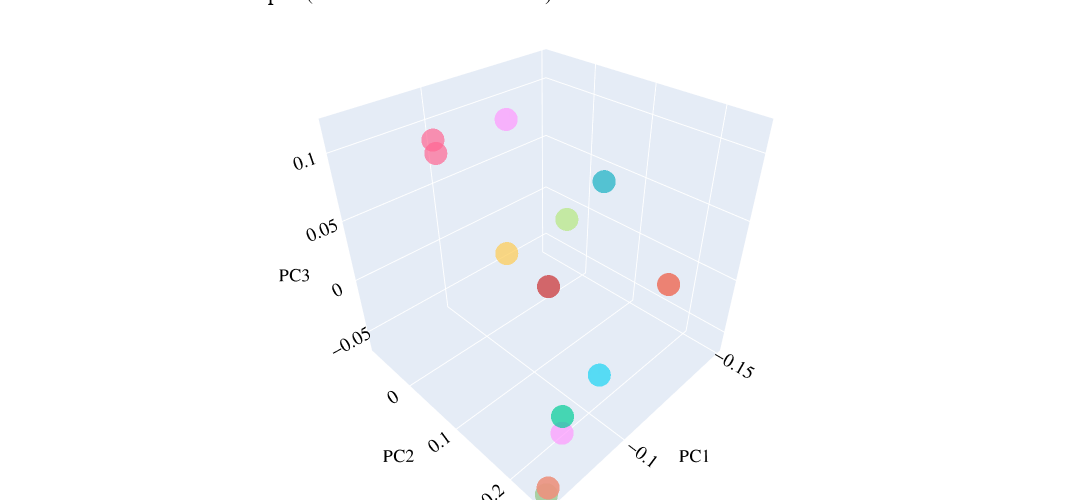

This figure's notebook cell:
### Markdown cell above
matches (sources - targets) should be closer if we color them the same

### Code cell
plot_pca(pcs=stacked_pcs[:20], colors=individual_names[:20], names=individual_names[:20], title="PCA of 20 matched examples (same colors should be closer)")

### Figure 1 — Plotly figure (JSON) as saved in the notebook; plotly's stock layout.template omitted (floating-point values rounded to 4 significant figures)
{"data": [{"hovertemplate": "<b>%{hovertext}</b><br><br>color=query: Sodium [Moles/volume] in Body fluid<br>PC1=%{x}<br>PC2=%{y}<br>PC3=%{z}<extra></extra>", "hovertext": ["query: Sodium [Moles/volume] in Body fluid"], "legendgroup": "query: Sodium [Moles/volume] in Body fluid", "marker": {"color": "#636efa", "opacity": 0.7, "symbol": "circle"}, "mode": "markers", "name": "query: Sodium [Moles/volume] in Body fluid", "scene": "scene", "showlegend": true, "type": "scatter3d", "x": [-0.07006], "y": [0.2472], "z": [-0.0633]}, {"hovertemplate": "<b>%{hovertext}</b><br><br>color=query: Prothrombin time<br>PC1=%{x}<br>PC2=%{y}<br>PC3=%{z}<extra></extra>", "hovertext": ["query: Prothrombin time"], "legendgroup": "query: Prothrombin time", "marker": {"color": "#EF553B", "opacity": 0.7, "symbol": "circle"}, "mode": "markers", "name": "query: Prothrombin time", "scene": "scene", "showlegend": true, "type": "scatter3d", "x": [-0.1495], "y": [0.1647], "z": [-0.02894]}, {"hovertemplate": "<b>%{hovertext}</b><br><br>color=query: Carbon dioxide [Partial pressure] in Blood<br>PC1=%{x}<br>PC2=%{y}<br>PC3=%{z}<extra></extra>", "hovertext": ["query: Carbon dioxide [Partial pressure] in Blood"], "legendgroup": "query: Carbon dioxide [Partial pressure] in Blood", "marker": {"color": "#00cc96", "opacity": 0.7, "symbol": "circle"}, "mode": "markers", "name": "query: Carbon dioxide [Partial pressure] in Blood", "scene": "scene", "showlegend": true, "type": "scatter3d", "x": [-0.1473], "y": [0.04199], "z": [0.03852]}, {"hovertemplate": "<b>%{hovertext}</b><br><br>color=query: Oxygen [Partial pressure] in Blood<br>PC1=%{x}<br>PC2=%{y}<br>PC3=%{z}<extra></extra>", "hovertext": ["query: Oxygen [Partial pressure] in Blood"], "legendgroup": "query: Oxygen [Partial pressure] in Blood", "marker": {"color": "#ab63fa", "opacity": 0.7, "symbol": "circle"}, "mode": "markers", "name": "query: Oxygen [Partial pressure] in Blood", "scene": "scene", "showlegend": true, "type": "scatter3d", "x": [-0.1473], "y": [0.04199], "z": [0.03852]}, {"hovertemplate": "<b>%{hovertext}</b><br><br>color=query: Oxygen saturation measurement, arterial<br>PC1=%{x}<br>PC2=%{y}<br>PC3=%{z}<extra></extra>", "hovertext": ["query: Oxygen saturation measurement, arterial"], "legendgroup": "query: Oxygen saturation measurement, arterial", "marker": {"color": "#FFA15A", "opacity": 0.7, "symbol": "circle"}, "mode": "markers", "name": "query: Oxygen saturation measurement, arterial", "scene": "scene", "showlegend": true, "type": "scatter3d", "x": [-0.1473], "y": [0.04199], "z": [0.03852]}, {"hovertemplate": "<b>%{hovertext}</b><br><br>color=query: Hydrogen ion concentration<br>PC1=%{x}<br>PC2=%{y}<br>PC3=%{z}<extra></extra>", "hovertext": ["query: Hydrogen ion concentration"], "legendgroup": "query: Hydrogen ion concentration", "marker": {"color": "#19d3f3", "opacity": 0.7, "symbol": "circle"}, "mode": "markers", "name": "query: Hydrogen ion concentration", "scene": "scene", "showlegend": true, "type": "scatter3d", "x": [-0.1473], "y": [0.04199], "z": [0.03852]}, {"hovertemplate": "<b>%{hovertext}</b><br><br>color=query: PCR test for SARS<br>PC1=%{x}<br>PC2=%{y}<br>PC3=%{z}<extra></extra>", "hovertext": ["query: PCR test for SARS"], "legendgroup": "query: PCR test for SARS", "marker": {"color": "#FF6692", "opacity": 0.7, "symbol": "circle"}, "mode": "markers", "name": "query: PCR test for SARS", "scene": "scene", "showlegend": true, "type": "scatter3d", "x": [-0.1003], "y": [-0.08017], "z": [0.07677]}, {"hovertemplate": "<b>%{hovertext}</b><br><br>color=query: Sodium measurement, serum<br>PC1=%{x}<br>PC2=%{y}<br>PC3=%{z}<extra></extra>", "hovertext": ["query: Sodium measurement, serum"], "legendgroup": "query: Sodium measurement, serum", "marker": {"color": "#B6E880", "opacity": 0.7, "symbol": "circle"}, "mode": "markers", "name": "query: Sodium measurement, serum", "scene": "scene", "showlegend": true, "type": "scatter3d", "x": [-0.07006], "y": [0.2472], "z": [-0.0633]}, {"hovertemplate": "<b>%{hovertext}</b><br><br>color=query: Potassium level<br>PC1=%{x}<br>PC2=%{y}<br>PC3=%{z}<extra></extra>", "hovertext": ["query: Potassium level"], "legendgroup": "query: Potassium level", "marker": {"color": "#FF97FF", "opacity": 0.7, "symbol": "circle"}, "mode": "markers", "name": "query: Potassium level", "scene": "scene", "showlegend": true, "type": "scatter3d", "x": [-0.08735], "y": [0.2021], "z": [-0.06381]}, {"hovertemplate": "<b>%{hovertext}</b><br><br>color=query: Glucose measurement, plasma<br>PC1=%{x}<br>PC2=%{y}<br>PC3=%{z}<extra></extra>", "hovertext": ["query: Glucose measurement, plasma"], "legendgroup": "query: Glucose measurement, plasma", "marker": {"color": "#FECB52", "opacity": 0.7, "symbol": "circle"}, "mode": "markers", "name": "query: Glucose measurement, plasma", "scene": "scene", "showlegend": true, "type": "scatter3d", "x": [-0.1043], "y": [0.1086], "z": [0.009946]}, {"hovertemplate": "<b>%{hovertext}</b><br><br>color=query: Glucose [Presence] in Urine<br>PC1=%{x}<br>PC2=%{y}<br>PC3=%{z}<extra></extra>", "hovertext": ["query: Glucose [Presence] in Urine"], "legendgroup": "query: Glucose [Presence] in Urine", "marker": {"color": "#636efa", "opacity": 0.7, "symbol": "circle"}, "mode": "markers", "name": "query: Glucose [Presence] in Urine", "scene": "scene", "showlegend": true, "type": "scatter3d", "x": [-0.1043], "y": [0.1086], "z": [0.009946]}, {"hovertemplate": "<b>%{hovertext}</b><br><br>color=query: Glucose [Presence] in Stool<br>PC1=%{x}<br>PC2=%{y}<br>PC3=%{z}<extra></extra>", "hovertext": ["query: Glucose [Presence] in Stool"], "legendgroup": "query: Glucose [Presence] in Stool", "marker": {"color": "#EF553B", "opacity": 0.7, "symbol": "circle"}, "mode": "markers", "name": "query: Glucose [Presence] in Stool", "scene": "scene", "showlegend": true, "type": "scatter3d", "x": [-0.1043], "y": [0.1086], "z": [0.009946]}, {"hovertemplate": "<b>%{hovertext}</b><br><br>color=query: Creatinine measurement<br>PC1=%{x}<br>PC2=%{y}<br>PC3=%{z}<extra></extra>", "hovertext": ["query: Creatinine measurement"], "legendgroup": "query: Creatinine measurement", "marker": {"color": "#00cc96", "opacity": 0.7, "symbol": "circle"}, "mode": "markers", "name": "query: Creatinine measurement", "scene": "scene", "showlegend": true, "type": "scatter3d", "x": [-0.0906], "y": [0.1897], "z": [-0.05917]}, {"hovertemplate": "<b>%{hovertext}</b><br><br>color=query: Serum urea measurement<br>PC1=%{x}<br>PC2=%{y}<br>PC3=%{z}<extra></extra>", "hovertext": ["query: Serum urea measurement"], "legendgroup": "query: Serum urea measurement", "marker": {"color": "#ab63fa", "opacity": 0.7, "symbol": "circle"}, "mode": "markers", "name": "query: Serum urea measurement", "scene": "scene", "showlegend": true, "type": "scatter3d", "x": [-0.07163], "y": [0.2434], "z": [-0.06244]}, {"hovertemplate": "<b>%{hovertext}</b><br><br>color=query: Urine urea measurement<br>PC1=%{x}<br>PC2=%{y}<br>PC3=%{z}<extra></extra>", "hovertext": ["query: Urine urea measurement"], "legendgroup": "query: Urine urea measurement", "marker": {"color": "#FFA15A", "opacity": 0.7, "symbol": "circle"}, "mode": "markers", "name": "query: Urine urea measurement", "scene": "scene", "showlegend": true, "type": "scatter3d", "x": [-0.07163], "y": [0.2434], "z": [-0.06244]}, {"hovertemplate": "<b>%{hovertext}</b><br><br>color=query: Calcium measurement<br>PC1=%{x}<br>PC2=%{y}<br>PC3=%{z}<extra></extra>", "hovertext": ["query: Calcium measurement"], "legendgroup": "query: Calcium measurement", "marker": {"color": "#19d3f3", "opacity": 0.7, "symbol": "circle"}, "mode": "markers", "name": "query: Calcium measurement", "scene": "scene", "showlegend": true, "type": "scatter3d", "x": [-0.1017], "y": [0.2062], "z": [-0.03146]}, {"hovertemplate": "<b>%{hovertext}</b><br><br>color=query: Complete blood count without differential<br>PC1=%{x}<br>PC2=%{y}<br>PC3=%{z}<extra></extra>", "hovertext": ["query: Complete blood count without differential"], "legendgroup": "query: Complete blood count without differential", "marker": {"color": "#FF6692", "opacity": 0.7, "symbol": "circle"}, "mode": "markers", "name": "query: Complete blood count without differential", "scene": "scene", "showlegend": true, "type": "scatter3d", "x": [-0.09114], "y": [-0.02581], "z": [0.1036]}, {"hovertemplate": "<b>%{hovertext}</b><br><br>color=query: APTT - reference<br>PC1=%{x}<br>PC2=%{y}<br>PC3=%{z}<extra></extra>", "hovertext": ["query: APTT - reference"], "legendgroup": "query: APTT - reference", "marker": {"color": "#B6E880", "opacity": 0.7, "symbol": "circle"}, "mode": "markers", "name": "query: APTT - reference", "scene": "scene", "showlegend": true, "type": "scatter3d", "x": [-0.1472], "y": [-0.0282], "z": [-0.0134]}, {"hovertemplate": "<b>%{hovertext}</b><br><br>color=query: Lymphocyte count<br>PC1=%{x}<br>PC2=%{y}<br>PC3=%{z}<extra></extra>", "hovertext": ["query: Lymphocyte count"], "legendgroup": "query: Lymphocyte count", "marker": {"color": "#FF97FF", "opacity": 0.7, "symbol": "circle"}, "mode": "markers", "name": "query: Lymphocyte count", "scene": "scene", "showlegend": true, "type": "scatter3d", "x": [-0.1059], "y": [0.03345], "z": [0.1171]}, {"hovertemplate": "<b>%{hovertext}</b><br><br>color=query: HBsAg (hepatitis B surface antigen) antibody level<br>PC1=%{x}<br>PC2=%{y}<br>PC3=%{z}<extra></extra>", "hovertext": ["query: HBsAg (hepatitis B surface antigen) antibody level"], "legendgroup": "query: HBsAg (hepatitis B surface antigen) antibody level", "marker": {"color": "#FECB52", "opacity": 0.7, "symbol": "circle"}, "mode": "markers", "name": "query: HBsAg (hepatitis B surface antigen) antibody level", "scene": "scene", "showlegend": true, "type": "scatter3d", "x": [-0.1278], "y": [-0.08343], "z": [-0.04265]}], "layout": {"font": {"color": "Black", "family": "Sans-serif", "size": 15}, "height": 500, "legend": {"title": {"text": "color"}, "tracegroupgap": 0}, "margin": {"b": 0, "l": 0, "r": 0, "t": 0}, "scene": {"domain": {"x": [0, 1], "y": [0, 1]}, "xaxis": {"title": {"text": "PC1"}}, "yaxis": {"title": {"text": "PC2"}}, "zaxis": {"title": {"text": "PC3"}}}, "showlegend": false, "title": {"text": "PCA of 20 matched examples (same colors should be closer)"}, "width": 1200}}
